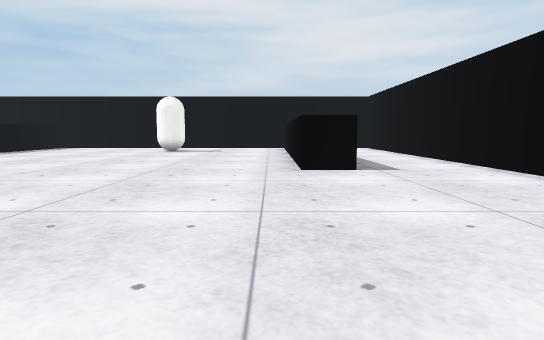
View 1 (above)

19 first-person views from a walk through a 3-D level made in the Unity game engine. The camera is 0.68 m above the floor, tilts 6° down and sees 75° across. The floor is counted in squares, 1 m on a side. Each view is taken from the middle of a square. On the plan, view 1 faces up. The plan holds only what a view shows up to about 10 squares ahead; the rest is blank. The place goes on beyond the plan. The player is left out. Surface patterns are stand-ins for the level's own textures.

View 2
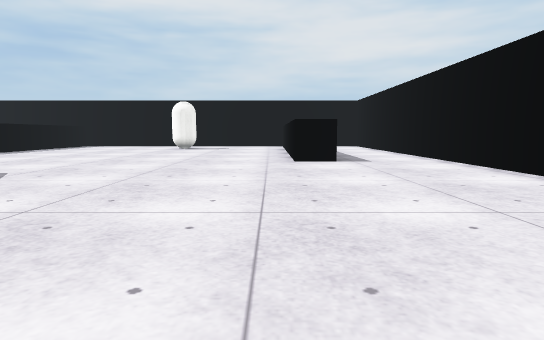

View 3
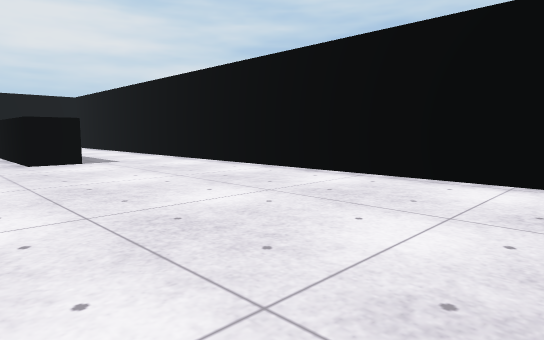

View 4
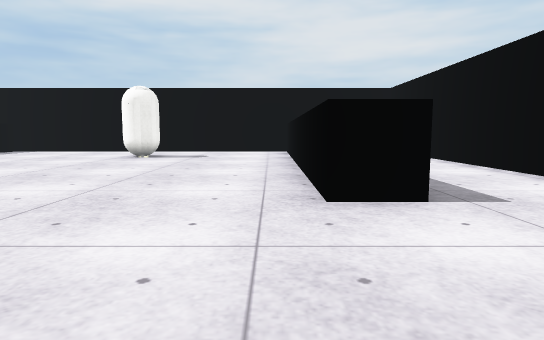

View 5
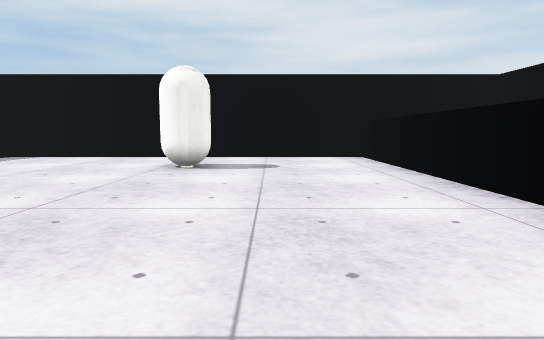

View 6
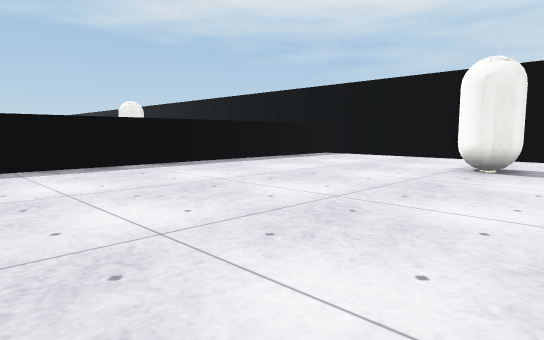

View 7
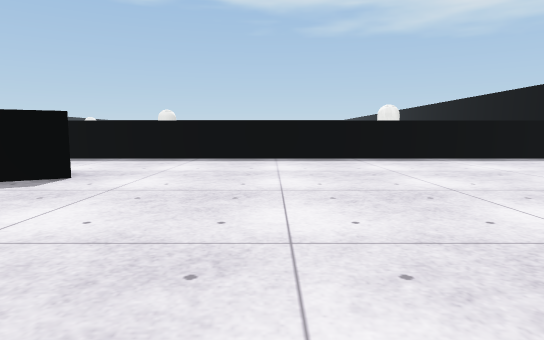

View 8
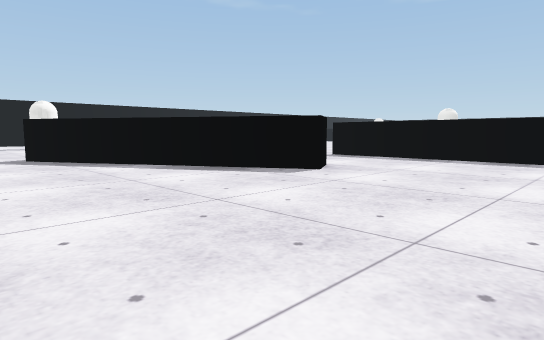

View 9
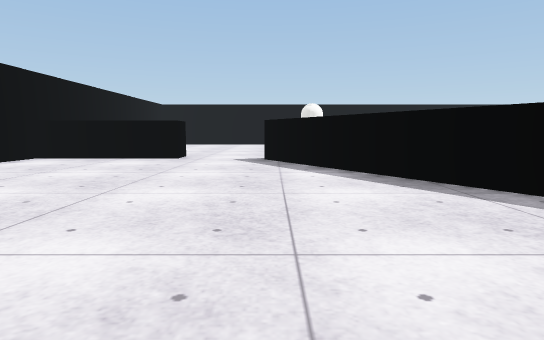

View 10
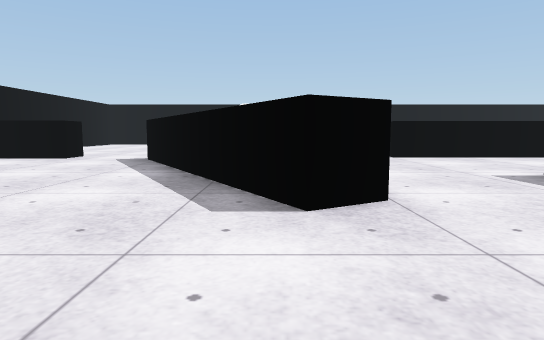

View 11
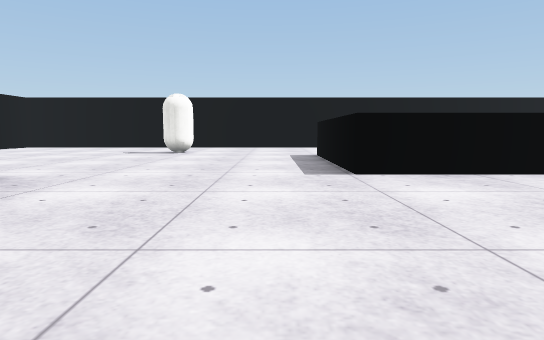

View 12
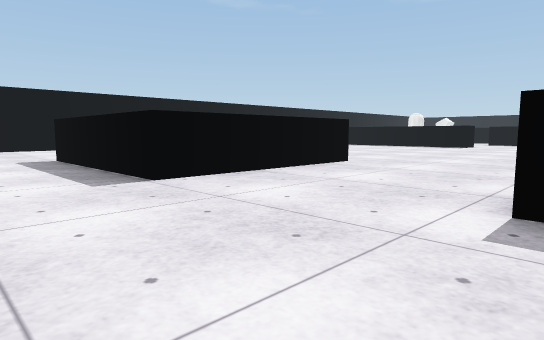

View 13
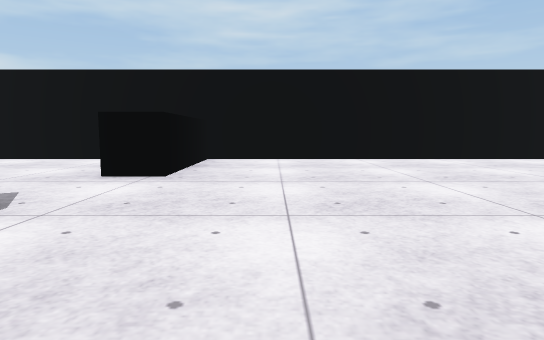

View 14
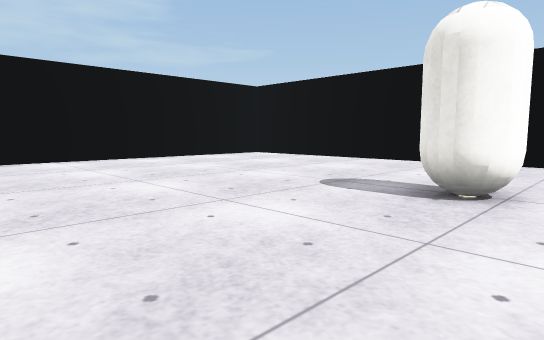

View 15
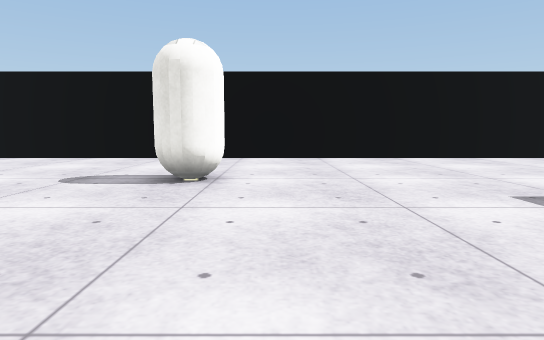

View 16
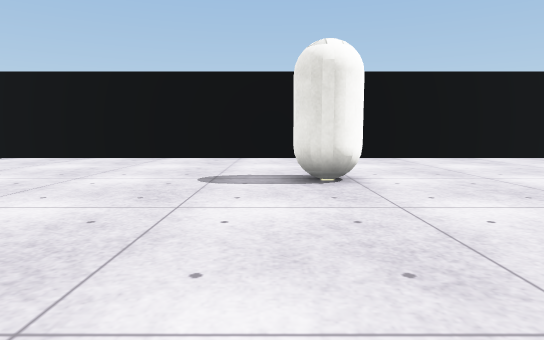

View 17
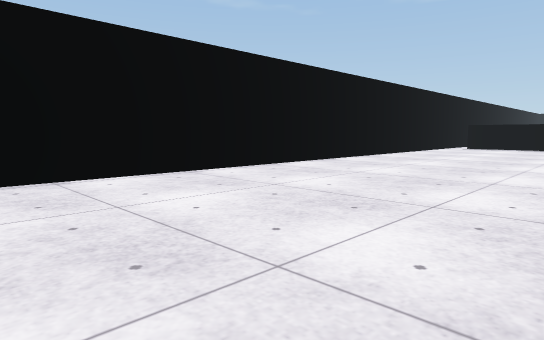

View 18
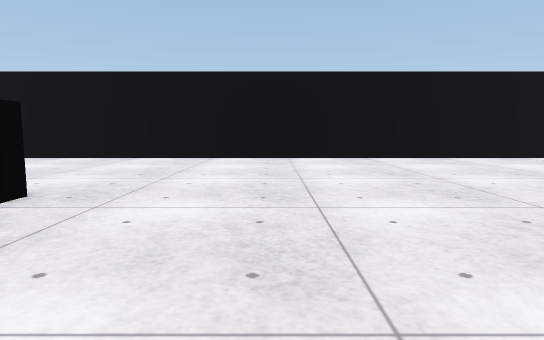

View 19
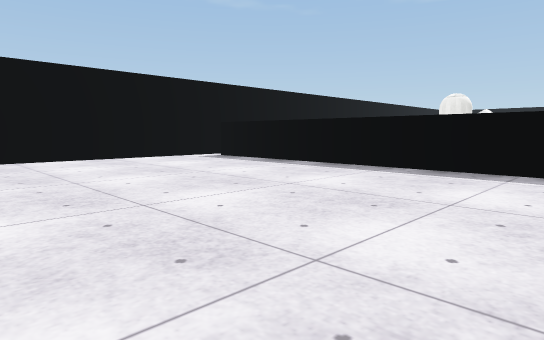

### Floor plan
Points are (right, up) in squares from view 1. A wall is a line through its corners. A room is listed if a view was taken in it or the views show most of it. See-through windows are left out.
Room 1 (views 1, 2, 3, 4, 5, 6, 7, 8, 9, 10, 11)
walls: (1.6, 6.4) (0.5, 6.4) (0.5, 16) (-9.3, 16) (-9.3, 2.6); (-6.3, 3.4) (-5.3, 4) (-1.8, -2.1); (0.5, -3.3) (0.5, -2.3) (4.3, -2.3) (4.3, 12.6)
ways out: opening at (-8, 2) to room 2; opening at (-0.5, -3.5) to room 2
objects: white capsule (-4, 13)
Room 2 (views 12, 13, 14, 15, 16, 17, 18, 19)
walls: (-13.4, -2.8) (-8.4, -2.8) (-8.4, -7.8); (-9.3, 2.6) (-9.3, 1.6); (-23.6, -4.8) (-23.6, -11.6); (-23.4, -13.5) (4.3, -13.5) (4.3, -3.3) (0.5, -3.3)
ways out: opening at (-8, 2) to room 1; opening at (-0.5, -3.5) to room 1
objects: white capsule (-4, -9)

Where each view was taken, in squares from view 1:
view 1: 0 up, 0 right, facing up
view 2: 2 down, 0 right, facing up
view 3: 2 down, 1 left, facing up-right
view 4: 3 up, 0 right, facing up
view 5: 6 up, 2 left, facing up
view 6: 6 up, 2 left, facing up-left
view 7: 7 up, 0 right, facing left
view 8: 8 up, 0 right, facing down-left
view 9: 7 up, 2 left, facing down
view 10: 7 up, 5 left, facing down
view 11: 3 up, 7 left, facing down
view 12: 2 up, 6 left, facing down-left
view 13: 5 down, 5 left, facing right
view 14: 5 down, 5 left, facing down-right
view 15: 4 down, 5 left, facing down
view 16: 4 down, 3 left, facing down
view 17: 8 down, 7 left, facing down-left
view 18: 4 down, 16 left, facing down
view 19: 4 down, 17 left, facing down-left
